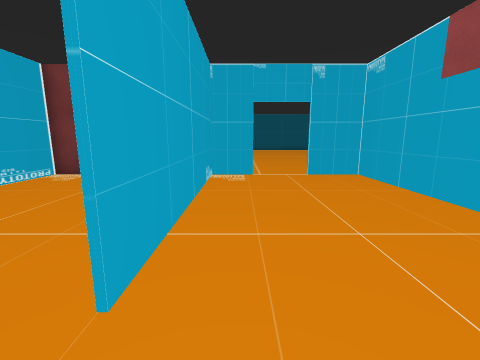
View 1 (above)

17 first-person views from a walk through a scene from a Unity 3-D project. The camera is 1.5 m above the floor, tilts 10° down and sees 90° across. The floor is counted in squares, 1 m on a side. Each view is taken from the middle of a square. On the plan, view 1 faces up. The plan holds only what a view shows up to about 13 squares ahead; the rest is blank. The player character is not drawn.

View 2
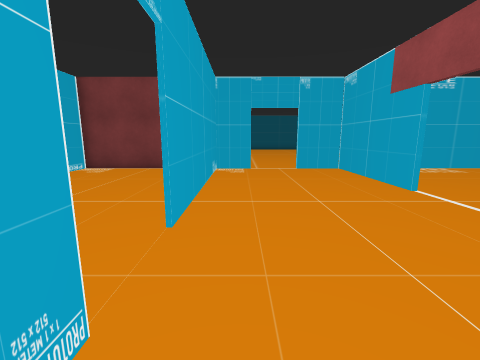

View 3
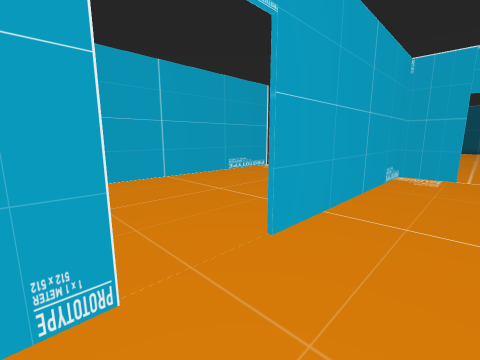

View 4
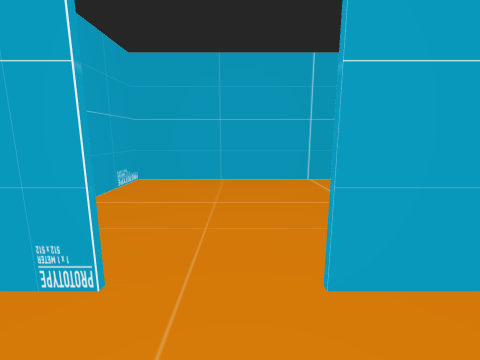

View 5
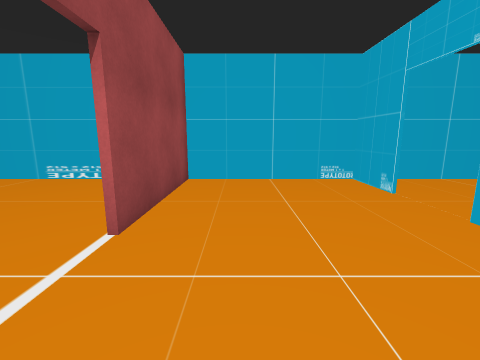

View 6
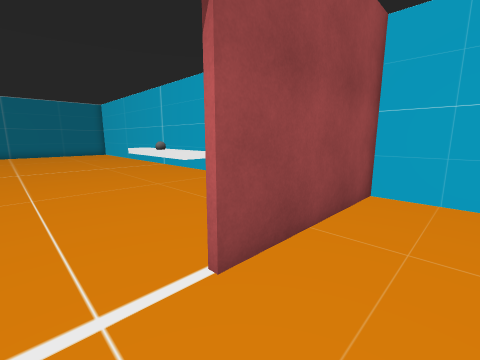

View 7
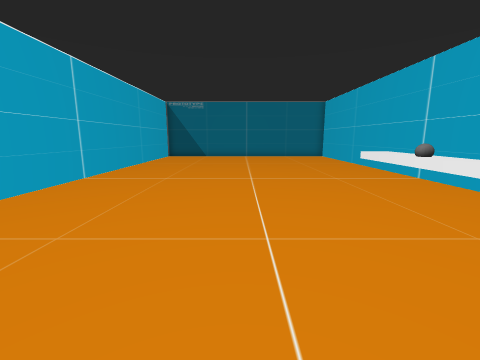

View 8
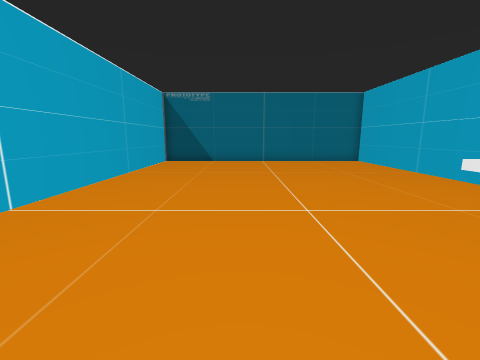

View 9
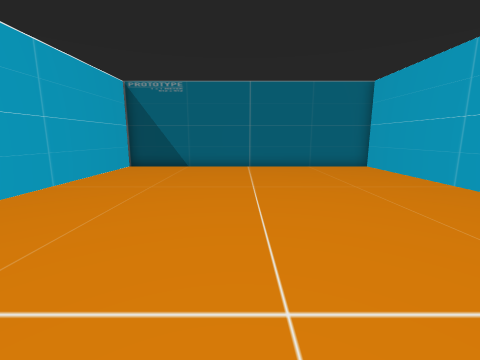

View 10
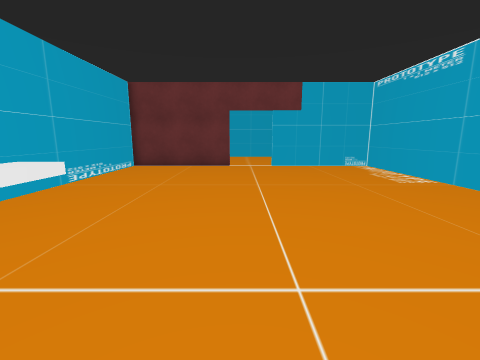

View 11
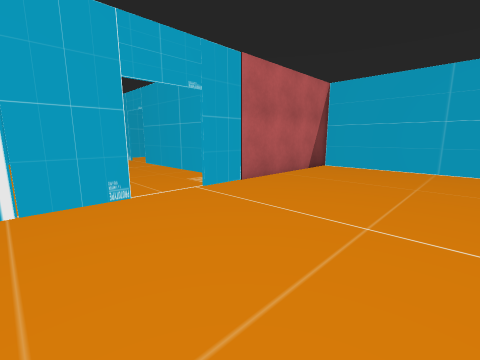

View 12
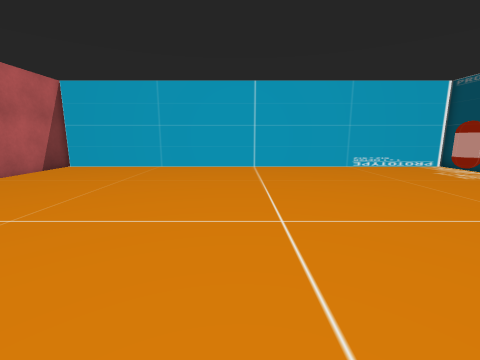

View 13
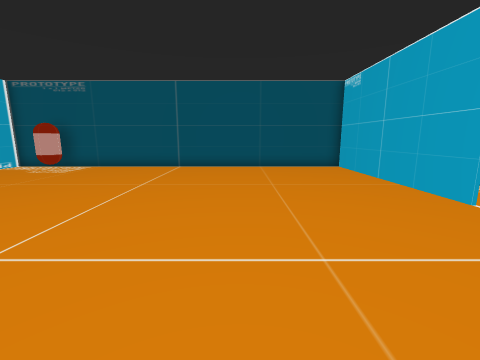

View 14
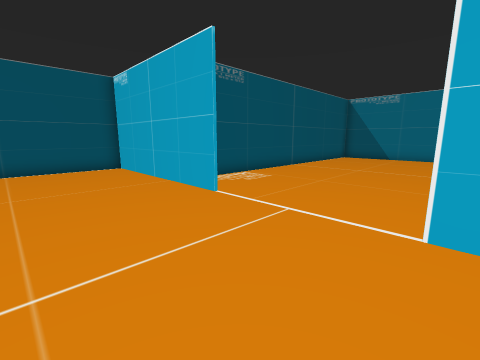

View 15
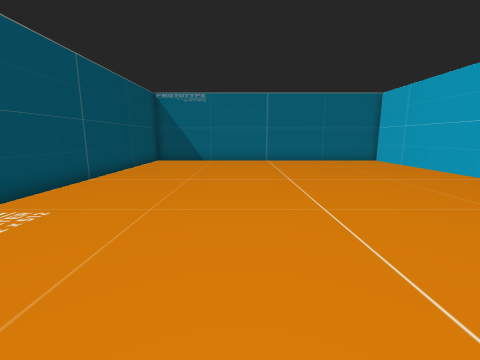

View 16
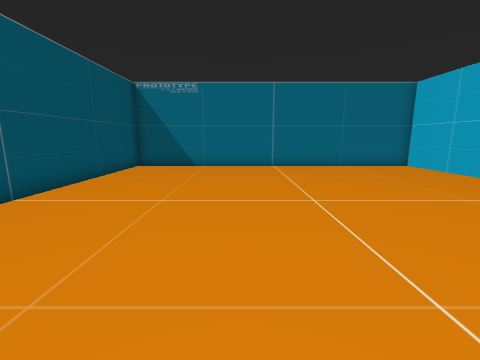

View 17
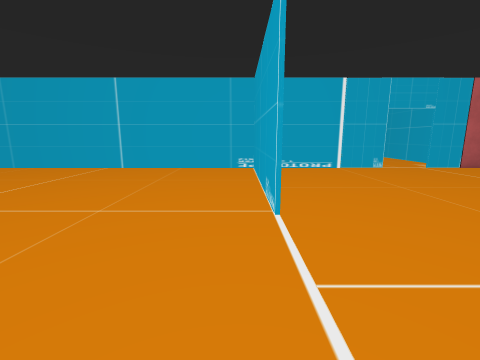

### Floor plan
Points are (right, up) in squares from view 1. A wall is a line through its corners. A room is listed if a view was taken in it or the views show most of it. See-through windows are left out.
Room 1 (views 1, 2, 3, 4, 5, 6)
walls: (4.9, 4.6) (4.9, 10); (-1.1, -0.4) (-1.1, -2.7) (5.1, -2.7); (0.6, 9.9) (-1.1, 9.9) (-1.1, 1.8); (5, 9.9) (2.8, 9.9); (4.9, -2.8) (4.9, 2.5)
ways out: opening at (5, 3.5) to room 2; opening at (1.5, 10) to room 3; opening at (-1, 0.5) to room 4
Room 2 (views 7, 8, 9, 10)
walls: (5.1, 2.5) (5.1, -2.8); (5.1, 9.9) (5.1, 4.6); (5.1, -2.7) (26.7, -2.7) (26.7, 9.9) (5, 9.9)
low walls: (15.4, -1.5) (18.1, -1.5); (11.8, -2.6) (11.8, -1.5) (14.5, -1.5)
ways out: opening at (5, 3.5) to room 1
objects: orb (15, -2)
Room 3 (views 11, 12, 13, 14, 15, 16, 17)
walls: (9.3, 17.5) (9.3, 10) (23.9, 10) (23.9, 24.5) (11.1, 24.5); (9.2, 16.9) (9.2, 17.5); (9.2, 22.1) (9.2, 29.6) (-7.6, 29.6) (-7.6, 10) (0.6, 10); (2.8, 10) (8, 10)
ways out: opening at (1.5, 10) to room 1
objects: other object (-5, 29)
Room 4 (no view inside)
walls: (-3.8, 9.9) (-7.6, 9.9) (-7.6, -2.7) (-2.8, -2.7)
ways out: opening at (-1, 0.5) to room 1

Where each view was taken, in squares from view 1:
view 1: 0 up, 0 right, facing up
view 2: 2 down, 0 right, facing up
view 3: 1 down, 1 right, facing up-left
view 4: 1 up, 1 right, facing left
view 5: 6 up, 3 right, facing down
view 6: 4 up, 3 right, facing down-right
view 7: 4 up, 7 right, facing right
view 8: 5 up, 11 right, facing right
view 9: 4 up, 14 right, facing right
view 10: 3 up, 18 right, facing left
view 11: 16 up, 5 right, facing down-left
view 12: 19 up, 5 right, facing left
view 13: 17 up, 4 right, facing up
view 14: 17 up, 5 right, facing up-right
view 15: 19 up, 8 right, facing right
view 16: 19 up, 11 right, facing right
view 17: 22 up, 10 right, facing down
